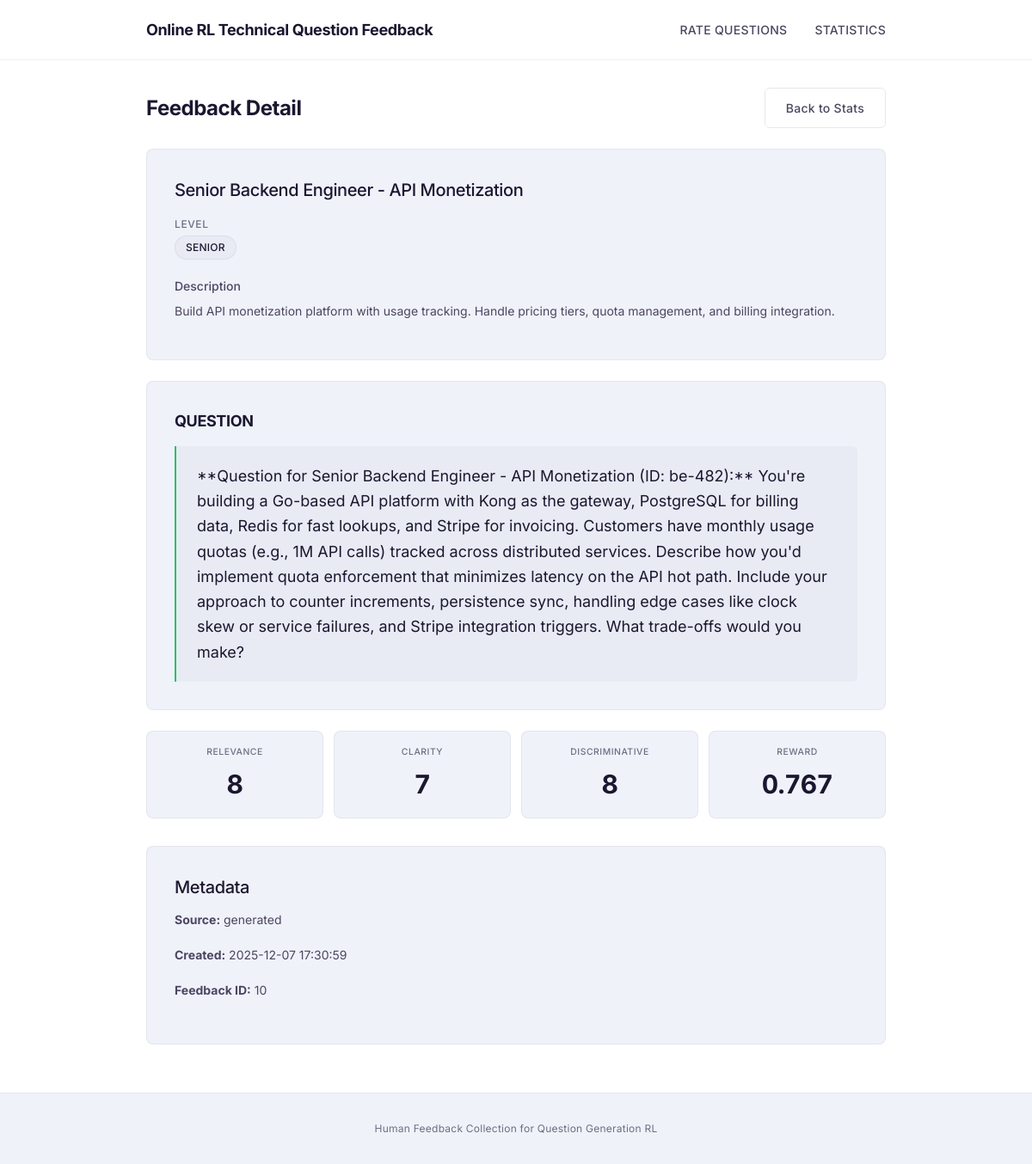
/feedback/10, run on the app's committed database.
### database.py (models this page shows, shortened)
class Feedback(Base):
    __tablename__ = "feedback"
    id = Column(Integer, primary_key=True, autoincrement=True)
    question = Column(Text, nullable=False)
    role_context = Column(Text, nullable=True)
    role_id = Column(String(50), nullable=True)
    relevance = Column(Integer, nullable=False)
    clarity = Column(Integer, nullable=False)
    discriminative = Column(Integer, nullable=False)
    comments = Column(Text, nullable=True)
    source = Column(String(20), default="generated")  # 'generated' or 'user_provided'
    created_at = Column(DateTime, default=datetime.utcnow)
    __table_args__ = (
        CheckConstraint('relevance >= 0 AND relevance <= 10', name='check_relevance'),
        CheckConstraint('clarity >= 0 AND clarity <= 10', name='check_clarity'),
        CheckConstraint('discriminative >= 0 AND discriminative <= 10', name='check_discriminative'),
    )

### app.py (the view)
@app.get("/feedback/{feedback_id}")
async def feedback_detail(feedback_id: int, request: Request, db: Session = Depends(get_db)):
    feedback = db.query(Feedback).filter(Feedback.id == feedback_id).first()
    if not feedback:
        return RedirectResponse(url="/stats", status_code=303)
    role_context = None
    if feedback.role_context:
        try:
            role_context = json.loads(feedback.role_context)
        except json.JSONDecodeError:
            role_context = {"raw": feedback.role_context}
    reward = (feedback.relevance + feedback.clarity + feedback.discriminative) / 30.0
    return templates.TemplateResponse("feedback_detail.html", {
        "request": request,
        "feedback": feedback,
        "role_context": role_context,
        "reward": reward,
    })

### database.py (called while the page is built)
def get_db():
    db = SessionLocal()
    try:
        yield db
    finally:
        db.close()

### templates/feedback_detail.html (shortened to what this page needs)
{% extends "base.html" %}
{% block content %}
<div class="container">
    <div class="page-header">
        <h1>Feedback Detail</h1>
        <a href="/stats" class="btn btn-secondary">Back to Stats</a>
    </div>
    <div class="role-info">
        <h2>{{ role_context.title if role_context and role_context.title else feedback.role_id or 'Unknown Role' }}</h2>
        {% if role_context %}
        <div class="role-meta">
            {% if role_context.level %}
            <div class="badge-group">
                <span class="badge-label">Level</span>
                <span class="badge">{{ role_context.level }}</span>
            </div>
            {% endif %}
        </div>
        {% if role_context.description %}
        <div class="role-field">
            <span class="role-field-label">Description</span>
            <p>{{ role_context.description }}</p>
        </div>
        {% endif %}
        {% endif %}
    </div>
    <div class="question-display">
        <h3>Question</h3>
        <blockquote>{{ feedback.question }}</blockquote>
    </div>
    <div class="stats-summary" style="margin-bottom: 2rem; grid-template-columns: repeat(4, 1fr);">
        <div class="stat-card">
            <h3>Relevance</h3>
            <p class="stat-value">{{ feedback.relevance }}</p>
        </div>
        <div class="stat-card">
            <h3>Clarity</h3>
            <p class="stat-value">{{ feedback.clarity }}</p>
        </div>
        <div class="stat-card">
            <h3>Discriminative</h3>
            <p class="stat-value">{{ feedback.discriminative }}</p>
        </div>
        <div class="stat-card">
            <h3>Reward</h3>
            <p class="stat-value">{{ "%.3f"|format(reward) }}</p>
        </div>
    </div>
    <div class="export-section" style="text-align: left;">
        <h2>Metadata</h2>
        <p><strong>Source:</strong> {{ feedback.source or 'generated' }}</p>
        <p><strong>Created:</strong> {{ feedback.created_at.strftime('%Y-%m-%d %H:%M:%S') if feedback.created_at else 'N/A' }}</p>
        <p><strong>Feedback ID:</strong> {{ feedback.id }}</p>
    </div>
</div>
{% endblock %}

### data on the page
Feedback: question "**Question for Senior Backend Engineer - API Monetization (ID: be-482):** You're building a Go-based API platform with Kong as the gateway, PostgreSQL for billing data, Redis for fast lookups, and Stripe for invoicing. Customers have monthly usage quotas (e.g., 1M API calls) tracked across distributed services. Describe how you'd implement quota enforcement that minimizes latency on the API hot path. Include your approach to counter increments, persistence sync, handling edge cases like clock skew or service failures, and Stripe integration triggers. What trade-offs would you make?", relevance "8", clarity "7", discriminative "8", source "generated", created_at "2025-12-07 17:30:59", id "10"

### other printed values
{{ role_context.level }} "SENIOR"
{{ role_context.description }} "Build API monetization platform with usage tracking. Handle pricing tiers, quota management, and billing integration."
{{ "%.3f"|format(reward) }} "0.767"
